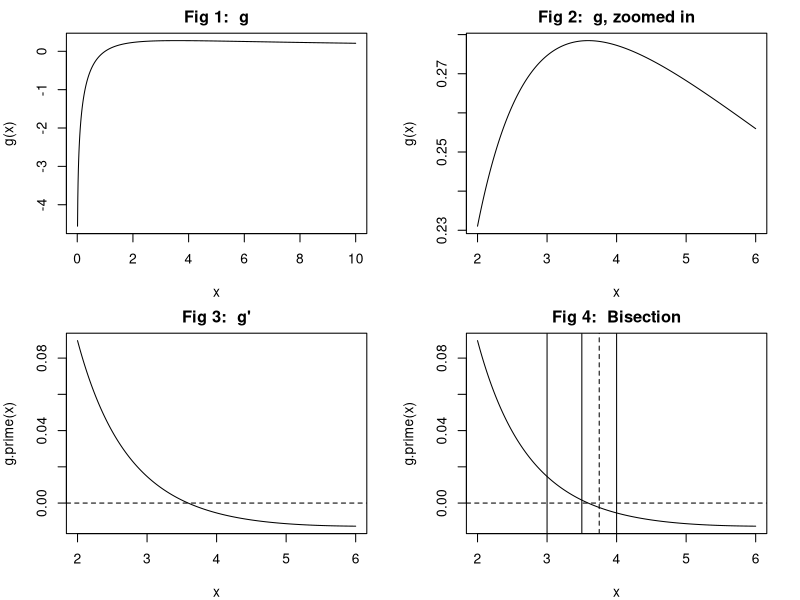
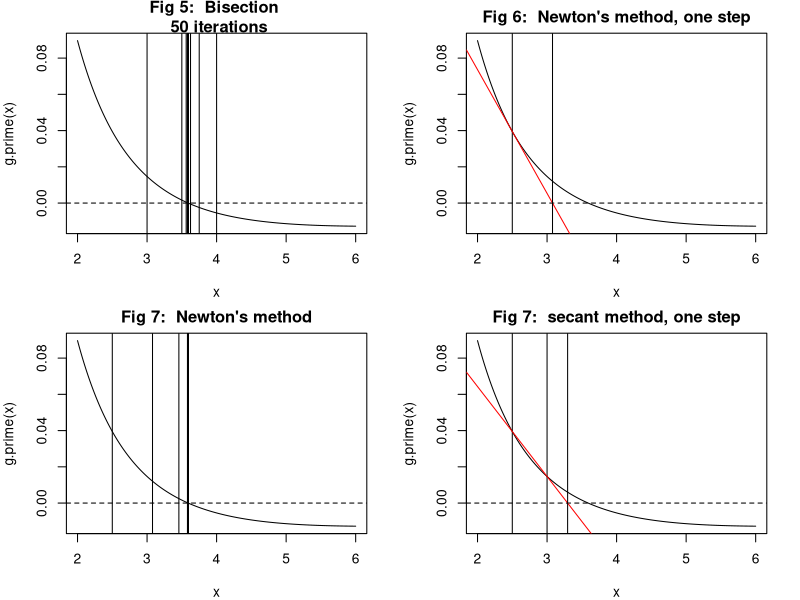
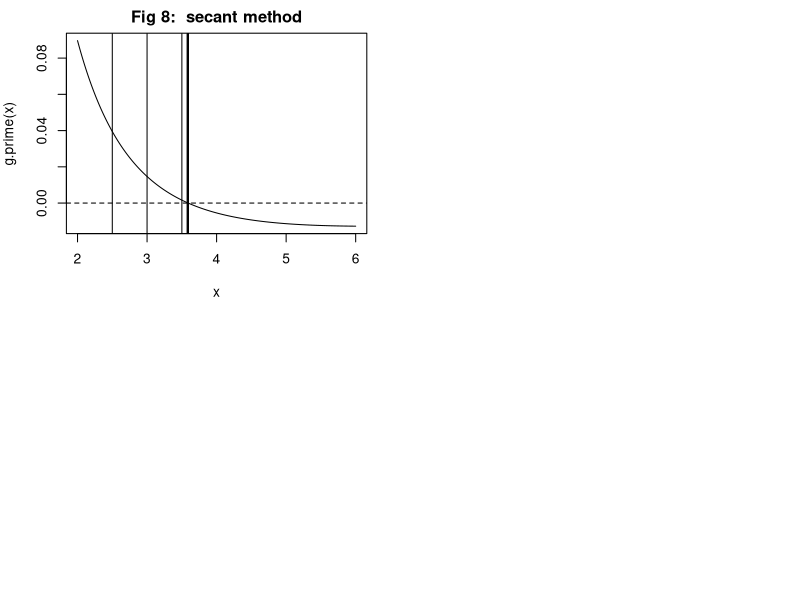

The R source for these figures, in order:
## ---- chunk 1
knitr::opts_chunk$set(echo = TRUE,fig.height=4)
#fig.height=4 makes plots 4 inches high 
## ---- chunk 2
par(mfrow=c(2,2) , mar=c(4,4,2,2))
#mar changes the margins on the plot.  The number of lines of text
#reserved on the bottom, left, top and right, respectively. 
#I usually don't use mar unless I'm creating something formal.
x <- seq(.01,10,.01)
g <- function(x){log(x)/(1+x)}
plot(x,g(x),type="l")
title("Fig 1:  g")

# zoom in
x <- seq(2,6,.01)
g <- function(x){log(x)/(1+x)}
plot(x,g(x),type="l")
title("Fig 2:  g, zoomed in")

g.prime <- function(x){(1+(1/x)-log(x))/((1+x)^2)}
plot(x,g.prime(x),type="l")
abline(h=0,lty='dashed')
title("Fig 3:  g'")
## ---- chunk 3
# example
g.prime = function(x){(1+(1/x)-log(x))/((1+x)^2)}
plot(x,g.prime(x),type="l",main="Fig 4:  Bisection")
abline(h=0,lty='dashed')

g.prime(4)
abline(v=4)

g.prime(3)
abline(v=3)

g.prime(3.5)
abline(v=3.5)

g.prime(3.75)
abline(v=3.75,lty=2)

# function
bisec <- function(f,a,b,iter){
	# f = objective function
	# a = initial left endpoint
	# b = initial right endpoint
	# iter = number of iterations
	for (i in 1:iter){
		xt <- (a+b)/2
		if (f(a)*f(xt)<0)
			b <- xt
		else
			a <- xt
	}
	return(xt)
}

bisec(g.prime,2,6,50)

g.prime <- function(x){(1+(1/x)-log(x))/((1+x)^2)}
plot(x,g.prime(x),type="l",main="Fig 5:  Bisection \n 50 iterations")
abline(h=0,lty='dashed')
for (i in 1:30){
	abline(v=bisec(g.prime,2,6,i))
}
## ---- chunk 4
# example
g.prime <- function(x){(1+1/x-log(x))/((1+x)^2)}
plot(x,g.prime(x),type="l",main="Fig 6:  Newton's method, one step")
abline(h=0,lty='dashed')

g.2prime <- function(x){( (-1/x^2-1/x)*(1+x) - 2*(1+1/x-log(x)) )/((1+x)^3)}

h <- function(x){(1+x)*(1+1/x-log(x))/(-3-4/x-1/x^2+2*log(x))}

#initial point:
x0 <- 2.5
abline(v=x0)

#linear approximation:
abline(a=g.prime(x0)-x0*g.2prime(x0),b=g.2prime(x0),col='red')

#new point:
x1 <- x0 - h(x0)
x1
abline(v=x1)

# function
newton <- function(h,x0,iter){
	# h = increment function
	# x0 = initial value
	# iter = number of iterations
	xt <- x0
	for (i in 1:iter)
		xt <- xt - h(xt)
		
	return(xt)
}
newton(h,2.5,6)

x <- seq(2,6,.01)
g.prime <- function(x){(1+(1/x)-log(x))/((1+x)^2)}
plot(x,g.prime(x),type="l",main="Fig 7:  Newton's method")
abline(h=0,lty='dashed')
x0 <- 2.5
abline(v=x0)
for (i in 1:10){
	abline(v=newton(h,x0,i))
	}
## ---- chunk 5
x <- seq(2,6,.01)
g.prime <- function(x){(1+1/x-log(x))/((1+x)^2)}
plot(x,g.prime(x),type="l",main="Fig 7:  secant method, one step")
abline(h=0,lty='dashed')

#initial points:
x0 <- 2.5
abline(v=x0)
x1 <- 3
abline(v=x1)

#secant:
slope <- (g.prime(x0)-g.prime(x1))/(x0-x1)
abline(a=g.prime(x1)-x1*slope,b=slope,col='red')
h <- g.prime(x1)/slope

#new point:
x2 <- x1 - h
x2
abline(v=x2)

# function
secant <- function(f,x0,x1,iter){
	# x0, x1 = initial values
	# iter = number of iterations
	x <- c()
	x[1] <- x0
	x[2] <- x1
	for (t in 3:(iter+3)){
		h <- f(x[t-1]) * (x[t-2]-x[t-1])/(f(x[t-2])-f(x[t-1]))
		x[t] <- x[t-1] - h
	}
	return(x[t])
}
secant(g.prime,2.5,3,5)

x <- seq(2,6,.01)
plot(x,g.prime(x),type="l",main="Fig 8:  secant method")
abline(h=0,lty='dashed')
x0 <- 2.5
abline(v=x0)
x1 <- 3
abline(v=x1)
for (i in 1:10){
	abline(v=secant(g.prime,x0,x1,i))
}
## ---- chunk 6
#?optimize

opt <- optimize(g, interval=c(1,10), maximum=TRUE)
opt

